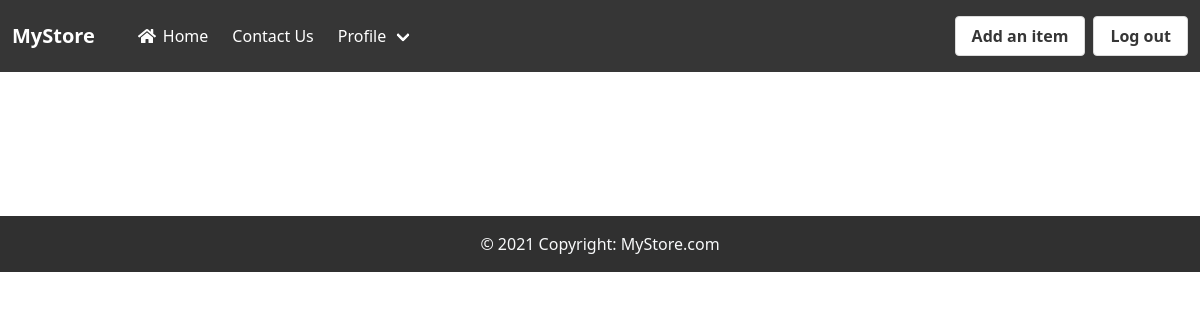
The page /seller/seller_profile/ (signed in) on the database as committed earlier.
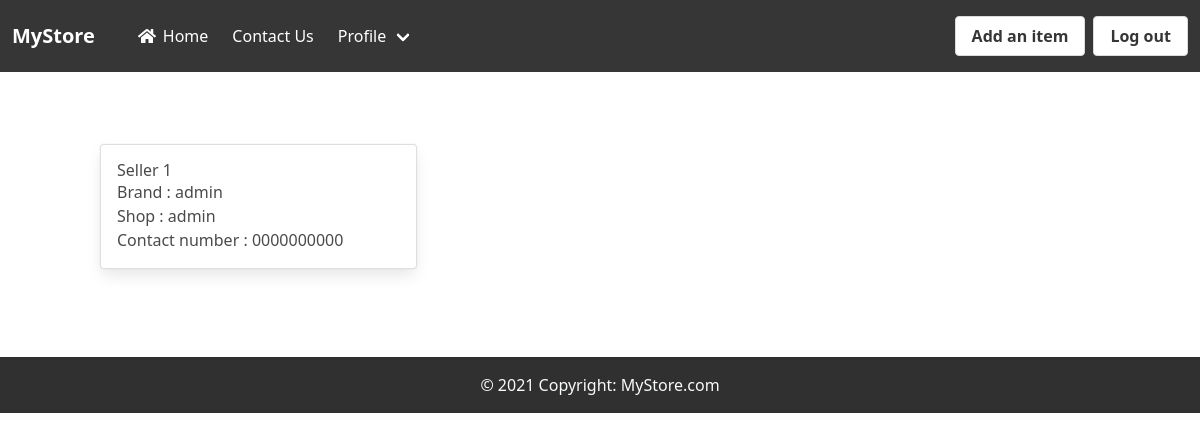
The same page on the database as committed later.
### seller/models.py (models this page shows, shortened)
class Seller(models.Model):
    user = models.ForeignKey(User, on_delete=models.CASCADE)
    brand = models.CharField(max_length=200)
    shop = models.CharField(max_length=200)
    contact_number = models.CharField(max_length=10)

### seller/views.py (the view)
# urls.py: path('seller_profile/', views.seller_profile, name="seller-profile"),
def seller_profile(request):
    user = request.user
    sellers = Seller.objects.filter(user=user)
    return render(request, 'seller/seller_profile.html', {'sellers':sellers})

### seller/templates/seller/seller_profile.html (shortened to what this page needs)
{% extends 'seller/core/base.html' %}
{% block content %}
<div class="container my-5">
    <div class="row">
        <div class="col-sm-8">
            <div class="row">
                {% for ad in sellers %}
                <div class="col-sm-6">
                    <div class="card mb-3">
                        <div class="card-body">
                            <h3>Seller {{forloop.counter}}</h3>
                            <p>Brand : {{ad.brand}}</p>
                            <p>Shop : {{ad.shop}}</p>
                            <p>Contact number : {{ad.contact_number}}</p>
                        </div>
                    </div>
                </div>
                {% endfor %}
            </div>
        </div>
    </div>
</div>
{% endblock %}

Rows that differ between the two databases and show on the page:
added Seller: brand "admin", shop "admin", contact_number "0000000000"
